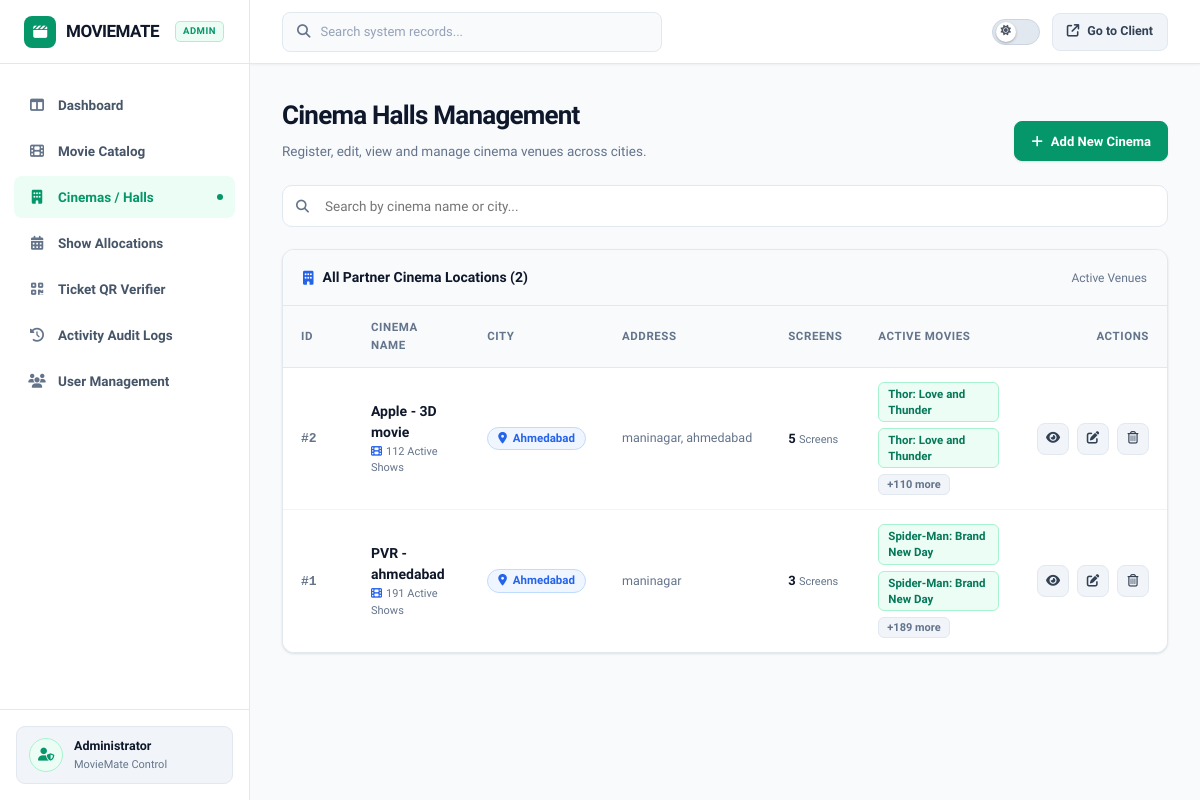
Page /admin-panel/cinemas/ (signed in) on the committed database.
### admin_panel/models.py (models this page shows, shortened)
class Cinema(models.Model):
    name = models.CharField(max_length=150)
    city = models.CharField(max_length=100, default='Ahmedabad')
    address = models.TextField()
    total_screens = models.IntegerField(default=4)
    facilities = models.CharField(max_length=255, default='4K Dolby Atmos, Recliners, Food Court')
    created_at = models.DateTimeField(auto_now_add=True)
    @property
    def total_tickets_sold(self):
        return Booking.objects.filter(showtime__cinema=self).count()

class Showtime(models.Model):
    movie = models.ForeignKey(Movie, on_delete=models.CASCADE, related_name='showtimes')
    cinema = models.ForeignKey(Cinema, on_delete=models.CASCADE, related_name='showtimes')
    show_date = models.DateField()
    start_time = models.TimeField()
    platinum_price = models.DecimalField(max_digits=7, decimal_places=2, default=350.00)
    gold_price = models.DecimalField(max_digits=7, decimal_places=2, default=250.00)
    silver_price = models.DecimalField(max_digits=7, decimal_places=2, default=180.00)

class Movie(models.Model):
    STATUS_CHOICES = (
        ('active', 'Active'),
        ('draft', 'Draft'),
        ('archived', 'Archived'),
    )
    TAG_CHOICES = (
        ('hot', 'Hot'),
        ('trending', 'Trending'),
        ('top_rated', 'Top Rated'),
        ('new_release', 'New Release'),
    )
    imdb_id = models.CharField(max_length=50, blank=True, null=True)
    title = models.CharField(max_length=200)
    category = models.ForeignKey(Category, on_delete=models.SET_NULL, null=True, blank=True, related_name='movies')
    genre = models.CharField(max_length=100)
    duration_minutes = models.IntegerField(default=120)
    release_year = models.IntegerField(default=2026)
    rating = models.DecimalField(max_digits=3, decimal_places=1, default=8.5)
    poster_url = models.URLField(max_length=500, blank=True, null=True)
    backdrop_url = models.URLField(max_length=500, blank=True, null=True)
    plot = models.TextField(blank=True, null=True)
    display_tag = models.CharField(max_length=20, choices=TAG_CHOICES, default='trending')
    is_hero = models.BooleanField(default=False)
    views_count = models.IntegerField(default=0)
    status = models.CharField(max_length=20, choices=STATUS_CHOICES, default='active')
    created_at = models.DateTimeField(auto_now_add=True)

### admin_panel/views.py (the view)
# urls.py: path('cinemas/', views.cinemas_list, name='cinemas'),
@admin_required
def cinemas_list(request):
    cinemas = Cinema.objects.all().order_by('-id')
    cinemas_data = []
    for c in cinemas:
        active_showtimes = c.showtimes.select_related('movie')
        movies_active = Movie.objects.filter(showtimes__cinema=c).distinct()
        bookings_count = Booking.objects.filter(showtime__cinema=c).count()
        cinemas_data.append({
            'cinema': c,
            'total_shows': active_showtimes.count(),
            'movies_active': movies_active,
            'bookings_count': bookings_count,
        })
    context = {
        'cinemas': cinemas,
        'cinemas_data': cinemas_data,
        'active_page': 'cinemas'
    }
    return render(request, 'admin_panel/cinemas.html', context)

### admin_panel/views.py (called while the page is built)
def admin_required(view_func):
    @wraps(view_func)
    def _wrapped_view(request, *args, **kwargs):
        customer_id = request.session.get('customer_id')
        if not customer_id:
            messages.error(request, "Please log in with your admin account to access the Admin Panel.")
            return redirect('login')
        try:
            customer = Customer.objects.get(id=customer_id)
            if customer.role != 'admin':
                messages.error(request, "Access Denied! You do not have administrator permissions.")
                return redirect('dashboard')
        except Customer.DoesNotExist:
            return redirect('login')
        return view_func(request, *args, **kwargs)
    return _wrapped_view

### admin_panel/templates/admin_panel/cinemas.html (shortened to what this page needs)
{% extends 'admin_panel/base_admin.html' %}
{% load static %}
{% block extra_css %}
<link rel="stylesheet" href="{% static 'admin_panel/css/admin_cinemas.css' %}?v=25.0">
{% endblock %}
{% block content %}
<div class="cinema-page-header">
    <div>
        <h1 class="cinema-page-title">Cinema Halls Management</h1>
        <p class="cinema-page-subtitle">Register, edit, view and manage cinema venues across cities.</p>
    </div>
    <button class="btn-blue" onclick="openAdminModal('addCinemaModal')">
        <i class="fa-solid fa-plus"></i> Add New Cinema
    </button>
</div>
<div class="admin-toolbar">
    <div class="admin-search-box">
        <input type="text" id="cinemaSearchInput" placeholder="Search by cinema name or city..." onkeyup="filterCinemasTable()">
    </div>
</div>
<div class="panel-card">
    <div class="panel-header">
        <div class="panel-title">
            <i class="fa-solid fa-building" style="color: var(--accent-blue);"></i>
            <span>All Partner Cinema Locations ({{ cinemas|length }})</span>
        </div>
        <span style="font-size: 12px; color: var(--text-muted);">Active Venues</span>
    </div>
    <div style="overflow-x: auto;">
        <table class="admin-table" id="cinemasTable">
            <thead>
                <tr>
                    <th style="width: 70px;">ID</th>
                    <th>Cinema Name</th>
                    <th>City</th>
                    <th>Address</th>
                    <th>Screens</th>
                    <th>Active Movies</th>
                    <th style="text-align: right; width: 150px;">Actions</th>
                </tr>
            </thead>
            <tbody>
                {% for cinema in cinemas %}
                <tr data-name="{{ cinema.name|lower }}" data-city="{{ cinema.city|lower }}">
                    <td>
                        <span style="font-family: monospace; font-weight: 700; color: var(--text-muted);">#{{ cinema.id }}</span>
                    </td>
                    <td>
                        <div class="cinema-name-text">{{ cinema.name }}</div>
                        <div style="font-size: 11px; color: var(--text-muted); margin-top: 1px;">
                            <i class="fa-solid fa-film" style="color: var(--accent-blue); margin-right: 4px;"></i>{{ cinema.showtimes.count }} Active Shows
                        </div>
                    </td>
                    <td>
                        <span class="badge badge-blue">
                            <i class="fa-solid fa-location-dot"></i> {{ cinema.city }}
                        </span>
                    </td>
                    <td>
                        <div class="cinema-address-text" title="{{ cinema.address }}">{{ cinema.address }}</div>
                    </td>
                    <td>
                        <span style="font-weight: 700; color: var(--text-primary);">{{ cinema.total_screens }}</span>
                        <span style="font-size: 11px; color: var(--text-muted);">Screens</span>
                    </td>
                    <td>
                        <div style="display: flex; gap: 6px; flex-wrap: wrap;">
                            {% for show in cinema.showtimes.all|slice:":2" %}
                                <span class="cinema-movie-chip">{{ show.movie.title }}</span>
                            {% empty %}
                                <span style="color: var(--text-muted); font-size: 12px;">No active shows</span>
                            {% endfor %}
                            {% if cinema.showtimes.count > 2 %}
                                <span class="badge badge-subtle">+{{ cinema.showtimes.count|add:"-2" }} more</span>
                            {% endif %}
                        </div>
                    </td>
                    <td style="text-align: right;">
                        <div style="display: flex; gap: 8px; justify-content: flex-end;">
                            <button type="button" class="action-icon-btn" title="View Full Details"
                                    onclick="openViewFullCinemaModal('{{ cinema.name|escapejs }}', '{{ cinema.city|escapejs }}', '{{ cinema.address|escapejs }}', '{{ cinema.total_screens }}', '{{ cinema.facilities|escapejs }}', '{{ cinema.showtimes.count }}', '{{ cinema.total_tickets_sold }}', [{% for s in cinema.showtimes.all %}'{{ s.movie.title|escapejs }}'{% if not forloop.last %},{% endif %}{% endfor %}])">
                                <i class="fa-solid fa-eye"></i>
                            </button>
                            <button type="button" class="action-icon-btn" title="Edit Cinema"
                                    onclick="editCinema('{{ cinema.id }}', '{{ cinema.name|escapejs }}', '{{ cinema.city|escapejs }}', '{{ cinema.address|escapejs }}', '{{ cinema.total_screens }}')">
                                <i class="fa-solid fa-pen-to-square"></i>
                            </button>
                            <a href="{% url 'admin_panel:delete_cinema' cinema.id %}"
                               class="action-icon-btn danger" title="Delete Cinema"
                               onclick="return confirm('Are you sure you want to delete {{ cinema.name|escapejs }}? This will remove all associated showtimes.')">
                                <i class="fa-regular fa-trash-can"></i>
                            </a>
                        </div>
                    </td>
                </tr>
                {% endfor %}
            </tbody>
        </table>
    </div>
</div>
{% endblock %}

### admin_panel/static/admin_panel/css/admin_cinemas.css (style rules this page uses)
.cinema-page-header { display: flex; justify-content: space-between; align-items: flex-end; margin-bottom: 24px; flex-wrap: wrap; gap: 16px; }
.cinema-page-title { margin: 0; color: var(--text-primary); font-size: 26px; font-weight: 800; letter-spacing: -0.03em; }
.cinema-page-subtitle { margin: 6px 0 0; color: var(--text-muted); font-size: 13.5px; }
.cinema-name-text { font-weight: 700; color: var(--text-primary); font-size: 14px; }
.cinema-address-text { color: var(--text-muted); font-size: 12.5px; max-width: 320px; white-space: nowrap; overflow: hidden; text-overflow: ellipsis; }
.cinema-movie-chip { display: inline-flex; align-items: center; padding: 3px 9px; border-radius: 6px; font-size: 11.5px; font-weight: 600; line-height: 1.4; transition: all 0.15s ease; }
[data-theme="light"] .cinema-movie-chip { background: #ecfdf5 !important; border: 1px solid #a7f3d0 !important; color: #047857 !important; }

### rows in the picture
Cinema: id "2", name "Apple - 3D movie", showtimes.count "112", city "Ahmedabad", address "maninagar, ahmedabad", total_screens "5", showtimes.count|add "110"
Showtime: movie "Thor: Love and Thunder"
Showtime: movie "Thor: Love and Thunder"
Cinema: id "1", name "PVR - ahmedabad", showtimes.count "191", city "Ahmedabad", address "maninagar", total_screens "3", showtimes.count|add "189"
Showtime: movie "Spider-Man: Brand New Day"
Showtime: movie "Spider-Man: Brand New Day"

### other values in the picture
{{ cinemas|length }} "2"
